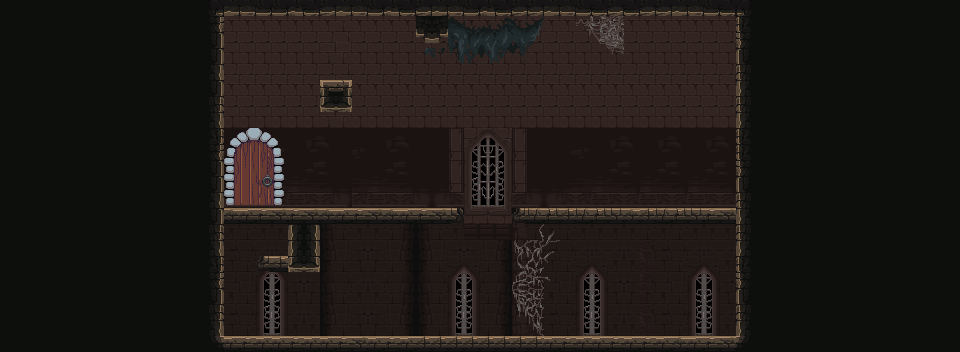

A level layout from a 2D game, rendered from its tile map. Below: a short description, then the map file with tile-grid data replaced by summaries:
An orthogonal 60x22 tile map with 16x16 px tiles, 7 tile layers (bg3, bg2, bg, collision, ...), 5 tilesets and 47 objects (14x hulls, 3x gate, 2x entrance, 2x mirror, 2x line, ...).

<map version="1.4" tiledversion="1.4.1" orientation="orthogonal" renderorder="right-down" compressionlevel="0" width="60" height="22" tilewidth="16" tileheight="16" infinite="0" nextlayerid="17" nextobjectid="88">
 <editorsettings>
  <export target="../assets/world/i1s2.json" format="json" />
 </editorsettings>
 <tileset firstgid="1" name="decorative" tilewidth="16" tileheight="16" tilecount="1024" columns="32">
  <image source="tilesets/PF_Caslte_1.0/decorative.png" width="512" height="512" />
 </tileset>
 <tileset firstgid="1025" name="mainlevbuild_A" tilewidth="16" tileheight="16" tilecount="4096" columns="64">
  <image source="tilesets/PF_Caslte_1.0/mainlevbuild_A.png" width="1024" height="1024" />
 </tileset>
 <tileset firstgid="5121" name="mainlevbuild_B" tilewidth="16" tileheight="16" tilecount="2560" columns="64">
  <image source="tilesets/PF_Caslte_1.0/mainlevbuild_B.png" width="1024" height="640" />
 </tileset>
 <tileset firstgid="7681" name="collision" tilewidth="16" tileheight="16" tilecount="64" columns="8">
  <image source="collision.png" width="128" height="128" />
  <tile id="0">
   <properties>
    <property name="collides" type="bool" value="true" />
   </properties>
   <objectgroup draworder="index" id="2">
    <object id="1" x="0" y="0">
     <polygon points="0,0 16,0 16,16 0,16" />
    </object>
   </objectgroup>
  </tile>
  <tile id="1">
   <properties>
    <property name="collides" type="bool" value="true" />
   </properties>
   <objectgroup draworder="index" id="2">
    <object id="1" x="0" y="16">
     <polygon points="0,0 16,-16 16,0" />
    </object>
   </objectgroup>
  </tile>
  <tile id="2">
   <properties>
    <property name="collides" type="bool" value="true" />
   </properties>
   <objectgroup draworder="index" id="2">
    <object id="1" x="0" y="0">
     <polygon points="0,0 16,0 16,16" />
    </object>
   </objectgroup>
  </tile>
  <tile id="3">
   <properties>
    <property name="collides" type="bool" value="true" />
   </properties>
   <objectgroup draworder="index" id="2">
    <object id="1" x="0" y="0">
     <polygon points="0,0 16,16 0,16" />
    </object>
   </objectgroup>
  </tile>
  <tile id="4">
   <properties>
    <property name="collides" type="bool" value="true" />
   </properties>
  </tile>
  <tile id="5">
   <properties>
    <property name="collides" type="bool" value="true" />
   </properties>
   <objectgroup draworder="index" id="3">
    <object id="2" x="0" y="16">
     <polygon points="0,0 16,-9 16,0" />
    </object>
   </objectgroup>
  </tile>
  <tile id="6">
   <properties>
    <property name="collides" type="bool" value="true" />
   </properties>
   <objectgroup draworder="index" id="2">
    <object id="1" x="0" y="7">
     <polygon points="0,0 16,9 0,9" />
    </object>
   </objectgroup>
  </tile>
  <tile id="7">
   <properties>
    <property name="collides" type="bool" value="true" />
   </properties>
   <objectgroup draworder="index" id="2">
    <object id="1" x="16" y="0">
     <polygon points="0,0 -9,16 0,16" />
    </object>
   </objectgroup>
  </tile>
  <tile id="8">
   <properties>
    <property name="collides" type="bool" value="true" />
   </properties>
   <objectgroup draworder="index" id="2">
    <object id="1" x="0" y="0">
     <polygon points="0,0 9,16 0,16" />
    </object>
   </objectgroup>
  </tile>
  <tile id="9">
   <properties>
    <property name="collides" type="bool" value="true" />
   </properties>
   <objectgroup draworder="index" id="2">
    <object id="1" x="7" y="0">
     <polygon points="0,0 9,16 9,0" />
    </object>
   </objectgroup>
  </tile>
  <tile id="10">
   <properties>
    <property name="collides" type="bool" value="true" />
   </properties>
   <objectgroup draworder="index" id="2">
    <object id="2" x="0" y="0">
     <polygon points="0,0 9,0 0,16" />
    </object>
   </objectgroup>
  </tile>
  <tile id="11">
   <properties>
    <property name="collides" type="bool" value="true" />
   </properties>
   <objectgroup draworder="index" id="2">
    <object id="1" x="8" y="0">
     <polygon points="0,0 8,0 8,16 0,16" />
    </object>
   </objectgroup>
  </tile>
  <tile id="12">
   <properties>
    <property name="collides" type="bool" value="true" />
   </properties>
   <objectgroup draworder="index" id="2">
    <object id="1" x="0" y="0">
     <polygon points="0,0 8,0 8,16 0,16" />
    </object>
   </objectgroup>
  </tile>
  <tile id="13">
   <properties>
    <property name="collides" type="bool" value="true" />
   </properties>
   <objectgroup draworder="index" id="2">
    <object id="1" x="0" y="0">
     <polygon points="0,0 16,0 16,9" />
    </object>
   </objectgroup>
  </tile>
  <tile id="14">
   <properties>
    <property name="collides" type="bool" value="true" />
   </properties>
   <objectgroup draworder="index" id="2">
    <object id="1" x="0" y="0">
     <polygon points="0,0 16,0 0,9" />
    </object>
   </objectgroup>
  </tile>
  <tile id="15">
   <properties>
    <property name="collides" type="bool" value="true" />
   </properties>
   <objectgroup draworder="index" id="2">
    <object id="1" x="0" y="8">
     <polygon points="0,0 16,0 16,8 0,8" />
    </object>
   </objectgroup>
  </tile>
  <tile id="16">
   <properties>
    <property name="collides" type="bool" value="true" />
   </properties>
   <objectgroup draworder="index" id="2">
    <object id="1" x="0" y="8">
     <polygon points="0,0 16,0 16,-8 0,-8" />
    </object>
   </objectgroup>
  </tile>
 </tileset>
 <tileset firstgid="7745" name="tile_custom" tilewidth="16" tileheight="16" tilecount="4096" columns="64">
  <image source="../assets/world/tile_custom.png" width="1024" height="1024" />
 </tileset>
 <layer id="4" name="bg3" width="60" height="22">
  <data>[1320 cells, 0 non-empty, 0 distinct tile ids]</data>
 </layer>
 <layer id="5" name="bg2" width="60" height="22">
  <data>[1320 cells, 683 non-empty, 186 distinct tile ids]</data>
 </layer>
 <layer id="6" name="bg" width="60" height="22">
  <data>[1320 cells, 741 non-empty, 58 distinct tile ids]</data>
 </layer>
 <layer id="7" name="collision" width="60" height="22">
  <data>[1320 cells, 0 non-empty, 0 distinct tile ids]</data>
 </layer>
 <layer id="1" name="fg" width="60" height="22">
  <data>[1320 cells, 64 non-empty, 64 distinct tile ids]</data>
 </layer>
 <layer id="2" name="fg_hidden" width="60" height="22">
  <data>[1320 cells, 0 non-empty, 0 distinct tile ids]</data>
 </layer>
 <layer id="3" name="fg_breakable" width="60" height="22">
  <data>[1320 cells, 0 non-empty, 0 distinct tile ids]</data>
 </layer>
 <objectgroup id="15" name="npcs" />
 <objectgroup id="14" name="enemies" />
 <objectgroup id="13" name="spawns" />
 <objectgroup id="12" name="exit">
  <object id="2" name="west1" type="entrance" x="240" y="160" width="32" height="32" />
  <object id="65" name="east1" type="exit" x="688" y="240" width="48" height="96">
   <properties>
    <property name="targetExit" value="west1" />
    <property name="targetMap" value="i1s3" />
   </properties>
  </object>
  <object id="66" name="east1" type="entrance" x="640" y="272" width="32" height="32" />
 </objectgroup>
 <objectgroup id="9" name="objects">
  <object id="3" name="hive1" type="hive" x="608" y="112" width="32" height="32">
   <properties>
    <property name="bugsMax" type="int" value="5" />
   </properties>
  </object>
  <object id="15" name="soulcrystal0" type="soulcrystal" x="288" y="176" width="16" height="16">
   <properties>
    <property name="color" value="yellow" />
    <property name="scid" type="int" value="0" />
   </properties>
  </object>
  <object id="69" name="mirror1" type="mirror" x="416" y="80" width="32" height="32" />
  </objectgroup>
 <objectgroup id="10" name="triggers">
  <!-- 8 objects omitted --></objectgroup>
 <objectgroup color="#00ff00" id="8" name="hulls">
  <!-- 14 objects omitted --></objectgroup>
 <objectgroup id="16" name="pathing" />
</map>
<!-- 25 of 47 objects omitted -->
